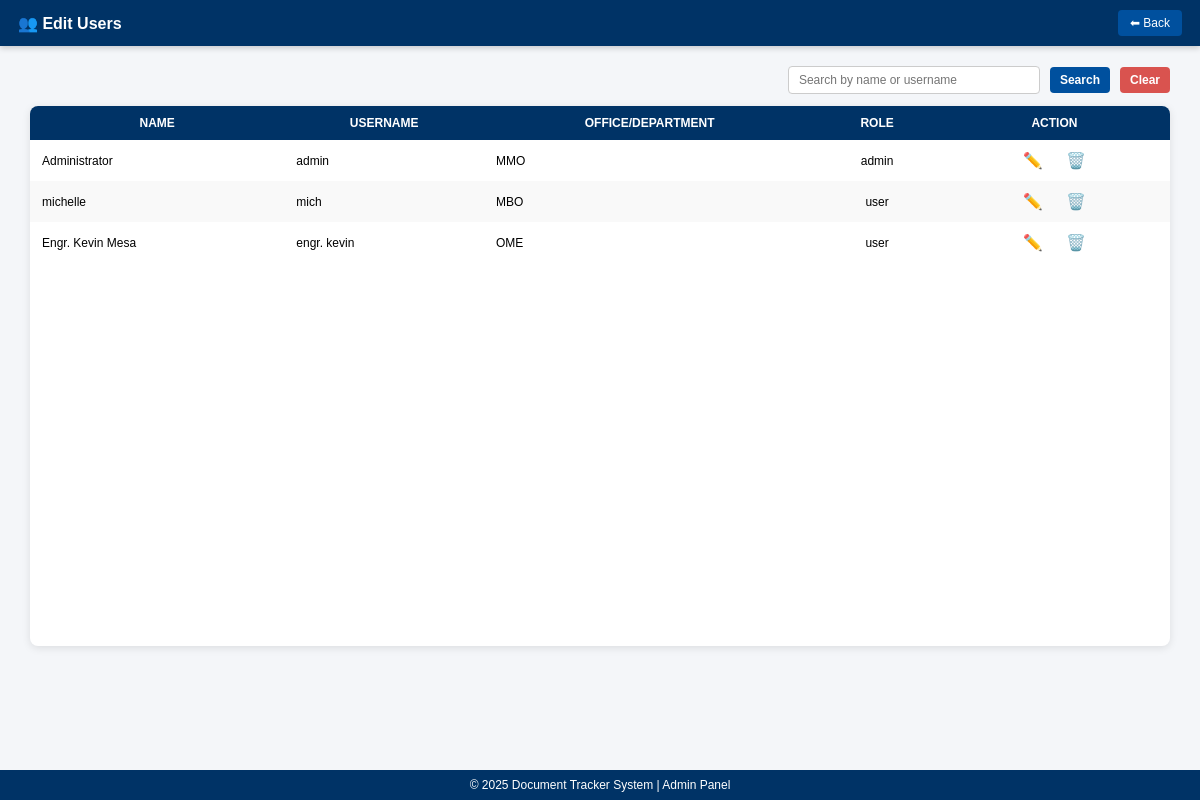
The app's page /edit_users (signed in) with its own data.
### tables this page shows
CREATE TABLE users (
            id INTEGER PRIMARY KEY AUTOINCREMENT,
            name TEXT NOT NULL,
            username TEXT NOT NULL UNIQUE,
            password TEXT NOT NULL,
            office TEXT,
            role TEXT NOT NULL CHECK(role IN ('admin', 'user')),
            status TEXT DEFAULT 'Offline'
        , temp_password TEXT);

### app.py (the view, shortened to what this page needs)
@app.route('/edit_users')
def edit_users():
    if not is_admin():
        return redirect(url_for('login'))
    q = request.args.get('q', '').strip()
    conn = get_db()
    cur = conn.cursor()
    cur.execute("SELECT * FROM users")
    all_users = cur.fetchall()
    message = None
    highlight_id = None
    conn.close()
    return render_template('edit_users.html', users=all_users, message=message, highlight_id=highlight_id)

### app.py (called while the page is built)
def get_db():
    conn = sqlite3.connect(DB_NAME)
    conn.row_factory = sqlite3.Row
    return conn

def is_admin():
    return 'role' in session and session['role'] == 'admin'

### templates/edit_users.html (shortened to what this page needs)
<!DOCTYPE html>
<html lang="en">
<head>
</head>
<body>
<header>
    <h1>👥 Edit Users</h1>
    <a href="{{ url_for('view_users') }}" class="back-btn">⬅ Back</a>
</header>
<main id="main-content">
    <div class="search-bar">
        <form method="get" action="{{ url_for('edit_users') }}" id="searchForm" style="display:flex; gap:10px; align-items:center;">
            <input type="text" name="q" id="searchInput"
                   placeholder="Search by name or username"
                   value="{{ request.args.get('q', '') }}">
            <button type="submit" class="search-btn">Search</button>
            <button type="button" id="clearBtn" class="clear-btn">Clear</button>
        </form>
    </div>
    <div class="table-container">
        <table>
           <thead>
                <tr>
                    <th>Name</th>
                    <th>Username</th>
                    <th>Office/Department</th>
                    <th>Role</th>
                    <th>Action</th>
                </tr>
           </thead>
            <tbody>
            {% for user in users %}
            <tr id="user-{{ user['id'] }}">
                <td>{{ user['name'] }}</td>
                <td>{{ user['username'] }}</td>
                <td>{{ user['office'] }}</td>
                <td>{{ user['role'] }}</td>
                <td>
                    <button class="icon-btn edit-btn"
                            title="Edit"
                            onclick="openModal({{ user['id'] }}, '{{ user['name'] }}', '{{ user['username'] }}', '{{ user['office'] }}')">
                        ✏️
                    </button>
                    <button class="icon-btn delete-btn"
                            title="Delete"
                            onclick="if(confirm('Are you sure you want to delete {{ user['username'] }}?')) {
                                document.getElementById('deleteForm-{{ user['id'] }}').submit(); }">
                        🗑️
                    </button>
                </td>
            </tr>
            {% endfor %}
            </tbody>
        </table>
    </div>
</main>
<footer>
    &copy; 2025 Document Tracker System | Admin Panel
</footer>
</body>
</html>

### templates/edit_users.html (style rules this page uses)
body { font-family: Arial, sans-serif; background-color: #f4f6f9; margin: 0; padding: 0; overflow: hidden; transition: filter 0.3s ease; font-size: 13px; }
header { background-color: #003366; color: white; padding: 10px 18px; display: flex; justify-content: space-between; align-items: center; box-shadow: 0 2px 6px rgba(0,0,0,0.2); }
header h1 { font-size: 16px; margin: 0; }
.back-btn { background-color: #00509e; color: white; padding: 6px 12px; border: none; border-radius: 4px; text-decoration: none; font-size: 12px; }
main { padding: 20px 30px; height: calc(100vh - 120px); display: flex; flex-direction: column; }
.search-bar { display: flex; justify-content: flex-end; align-items: center; gap: 8px; margin-bottom: 12px; }
.search-bar input { padding: 6px 10px; width: 230px; border: 1px solid #ccc; border-radius: 4px; font-size: 12px; }
.search-bar button { padding: 6px 10px; border: none; border-radius: 4px; cursor: pointer; color: white; font-weight: bold; font-size: 12px; }
.search-btn { background-color: #00509e; }
.clear-btn { background-color: #d9534f; }
.table-container { flex: 1; overflow-y: auto; background: white; border-radius: 8px; box-shadow: 0 2px 8px rgba(0,0,0,0.1); max-height: 540px; }
table { width: 100%; border-collapse: collapse; min-width: 800px; font-size: 12px; }
th, td { padding: 10px 12px; text-align: center; }
td:nth-child(1), td:nth-child(2), td:nth-child(3) { text-align: left; }
thead th { position: sticky; top: 0; background-color: #003366; color: white; text-transform: uppercase; font-size: 12px; z-index: 2; }
tr:nth-child(even) { background-color: #f9f9f9; }
.icon-btn { background: none; border: none; cursor: pointer; font-size: 16px; margin: 0 4px; }
.icon-btn.edit-btn { color: #0a4fa3; }
.icon-btn.delete-btn { color: #b30000; }
footer { background-color: #003366; color: white; text-align: center; padding: 8px 0; font-size: 12px; position: fixed; bottom: 0; width: 100%; }

### records on screen
users: name "Administrator", username "admin", office "MMO", role "admin"
users: name "michelle", username "mich", office "MBO", role "user"
users: name "Engr. Kevin Mesa", username "engr. kevin", office "OME", role "user"
